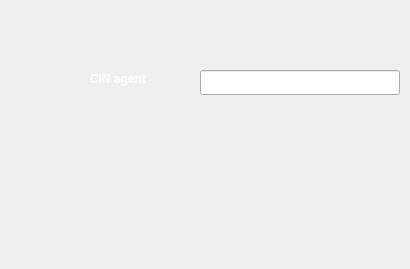
    <widget class="QWidget" name="page_12">
     <widget class="QLineEdit" name="lineEdit_cin_agent">
      <property name="geometry">
       <rect>
        <x>200</x>
        <y>70</y>
        <width>200</width>
        <height>25</height>
       </rect>
      </property>
     </widget>
     <widget class="QPushButton" name="SupprimerID_6">
      <property name="geometry">
       <rect>
        <x>330</x>
        <y>130</y>
        <width>71</width>
        <height>23</height>
       </rect>
      </property>
      <property name="styleSheet">
       <string notr="true">QPushButton {
            color: white;
            border-image: url(:/img/supp.png) 3 10 3 10;
            border-top: 3px transparent;
            border-bottom: 3px transparent;
            border-right: 10px transparent;
            border-left: 10px transparent;
        }</string>
      </property>
      <property name="text">
       <string/>
      </property>
     </widget>
     <widget class="QPushButton" name="Sretour_6">
      <property name="geometry">
       <rect>
        <x>120</x>
        <y>210</y>
        <width>50</width>
        <height>50</height>
       </rect>
      </property>
      <property name="styleSheet">
       <string notr="true">QPushButton {
            color: white;
            border-image: url(:/img/fleche.png) 3 10 3 10;
            border-top: 3px transparent;
            border-bottom: 3px transparent;
            border-right: 10px transparent;
            border-left: 10px transparent;
        }</string>
      </property>
      <property name="text">
       <string/>
      </property>
     </widget>
     <widget class="QPushButton" name="ModifierID_9">
      <property name="geometry">
       <rect>
        <x>200</x>
        <y>130</y>
        <width>71</width>
        <height>23</height>
       </rect>
      </property>
      <property name="styleSheet">
       <string notr="true">QPushButton {
            color: white;
            border-image: url(:/img/modifier.png) 3 10 3 10;
            border-top: 3px transparent;
            border-bottom: 3px transparent;
            border-right: 10px transparent;
            border-left: 10px transparent;
        }</string>
      </property>
      <property name="text">
       <string/>
      </property>
     </widget>
     <widget class="QLabel" name="Donner_ID_6">
      <property name="geometry">
       <rect>
        <x>90</x>
        <y>60</y>
        <width>91</width>
        <height>39</height>
       </rect>
      </property>
      <property name="minimumSize">
       <size>
        <width>7</width>
        <height>0</height>
       </size>
      </property>
      <property name="text">
       <string>&lt;html&gt;&lt;head/&gt;&lt;body&gt;&lt;p&gt;&lt;span style=&quot; font-weight:600; color:#ffffff;&quot;&gt;CIN agent&lt;/span&gt;&lt;/p&gt;&lt;/body&gt;&lt;/html&gt;</string>
      </property>
     </widget>
    </widget>
